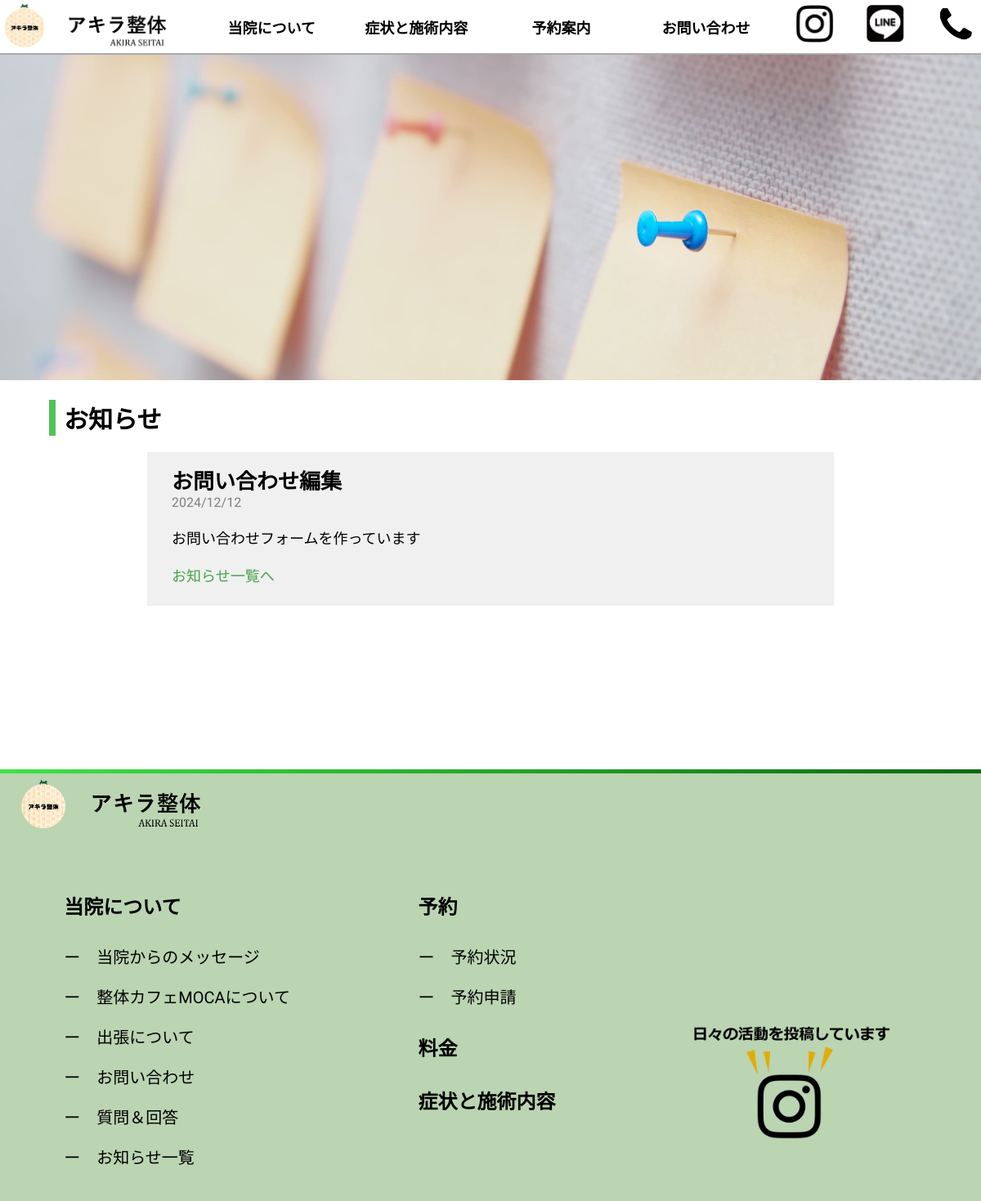
The page /notices/1/ on the database its author committed.
### calendarapp/models.py (models this page shows, shortened)
class Notice(models.Model):
    title = models.CharField(max_length=200)  # お知らせのタイトル
    content = models.TextField()  # お知らせの内容
    date = models.DateField()  # お知らせの日付、自動的に現在の日付が保存される

### calendarapp/views.py (the view)
# urls.py: path('notices/<int:pk>/', views.notice_detail, name='notice_detail'),
def notice_detail(request, pk):
    notice = get_object_or_404(Notice, pk=pk)  # 特定のお知らせを取得
    return render(request, 'calendarapp/notice_detail.html', {'notice': notice})

### calendarapp/templates/calendarapp/notice_detail.html (shortened to what this page needs)
{% extends 'base.html' %}
{% block content %}
{% load static %}
<body>
    <div class="notice-image">
        <img src="{% static 'calendarapp/images/osirase_2.jpeg' %}" alt="お知らせ背景">
    </div>
    <div class="heading">お知らせ</div>
    <div class="notice-box">
    <div class="notice-title1">{{ notice.title }}</div>
    <div class="notice-date"> {{ notice.date|date:"Y/m/d" }}</div>
    <div class="notice-contents">{{ notice.content }}</div>
    <a href="{% url 'notice_all' %}" ><div class="notice-contents_1">お知らせ一覧へ</div></a>
    </div>
</body>
{% endblock %}

### calendarapp/templates/base.html (style rules this page uses)
body { margin: 0; padding: 0; scroll-behavior: smooth; font-family: "Zen Kaku Gothic New", serif; }
a { text-decoration: none; color: black; }
.heading { font-size: 30px; font-weight: bold; border-left: solid 8px #51c257; margin: 20px 0px 20px 60px; padding: 0px 0px 0px 10px; }

### calendarapp/templates/calendarapp/notice_detail.html (style rules this page uses)
.notice-image img { width: 100%; }
.notice-title1 { font-size: 26px; font-weight: bold; margin: 10px 30px 0px 30px; }
.notice-box { width: 70%; background-color: rgb(240, 240, 240); margin: 0px auto; padding: 5px 0px; }
.notice-date { font-size: 16px; color: gray; margin-left: 30px; }
.notice-contents { font-size: 18px; margin: 20px 30px; }
.notice-contents_1 { font-size: 18px; margin: 20px 30px; color: #44a549; }

### rows shown on the page
Notice: title "お問い合わせ編集", date "2024/12/12", content "お問い合わせフォームを作っています"
